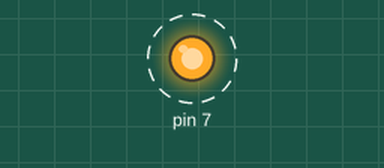
The sketch below on a simulated Arduino Uno, built with avr-gcc and run on an emulated ATmega328P. On the bench: output pins drawn as LEDs (lit = HIGH). Dashed ring = blinking. At 2.0 s the program stops and its outputs stay as they are.

Above: at 1.05 s.
Timing chart, 0 to 3.5 s (numbered marks = the images above):
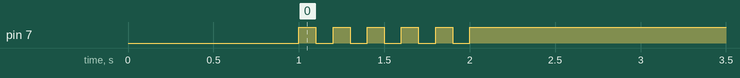

The sketch:

05_practice_2.ino
```cpp
int count = 0;

void setup() {
  pinMode(7, OUTPUT);
  digitalWrite(7, 0);
  delay(1000);
}

void loop() {
  while(count < 5){
    digitalWrite(7, 1);
    delay(100);
    digitalWrite(7, 0);
    delay(100);
    ++count;
  }
  digitalWrite(7, 1);
  while(1){}
}
```

Measured:
- by itself, pin 7: alternates HIGH for 0.10 s and LOW for 0.10 s, 11 changes in all, then stays HIGH
